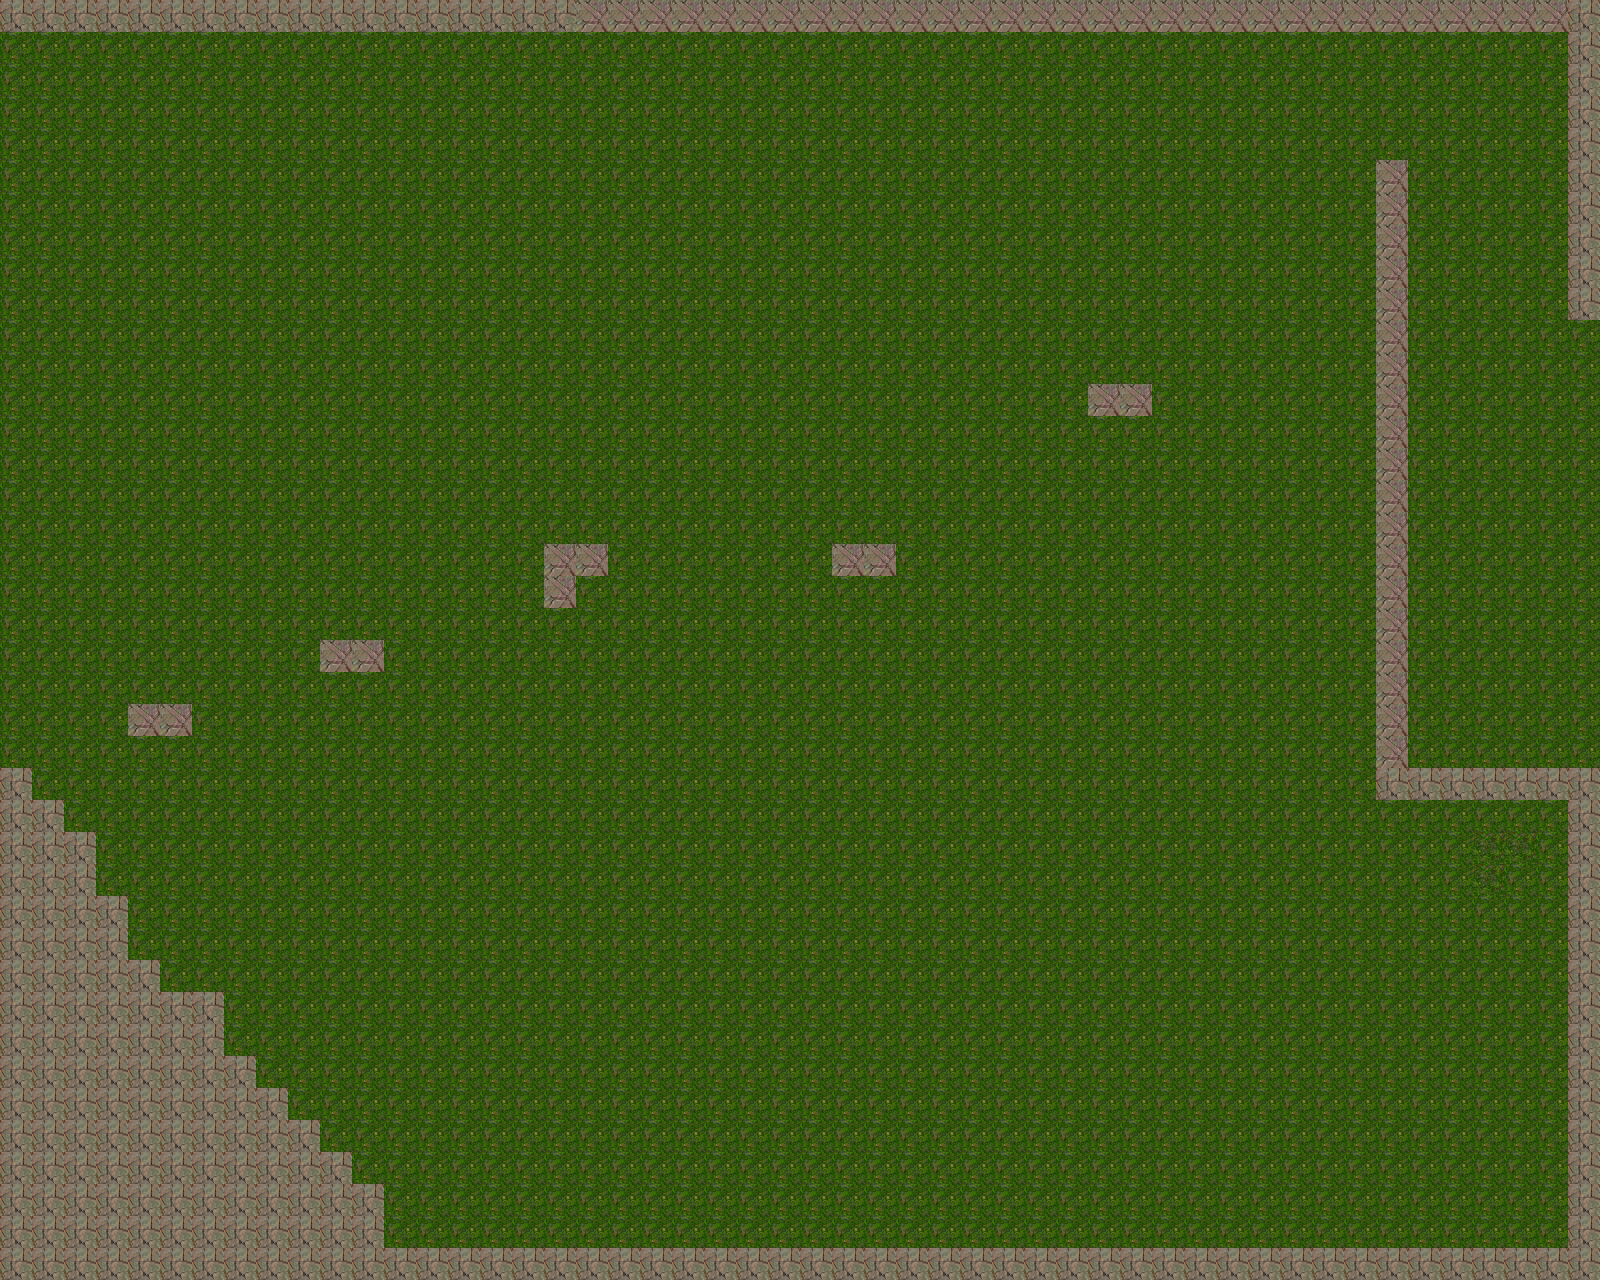

Tiled map render using the project's own tile images. Description and the map definition, with tile-layer contents summarised, below:
An orthogonal 50x40 tile map with 32x32 px tiles, 1 tile layer (Tile Layer 1), 2 tilesets.

<map version="1.0" orientation="orthogonal" width="50" height="40" tilewidth="32" tileheight="32">
 <tileset firstgid="1" name="grass" tilewidth="32" tileheight="32">
  <image source="grass.png" width="128" height="128" />
 </tileset>
 <tileset firstgid="17" name="rocks" tilewidth="32" tileheight="32">
  <image source="rocks.png" width="128" height="128" />
  <tile id="0">
   <properties>
    <property name="blockType" value="0" />
    <property name="blocked" value="true" />
   </properties>
  </tile>
  <tile id="15">
   <properties>
    <property name="blockType" value="3" />
    <property name="blocked" value="true" />
   </properties>
  </tile>
 </tileset>
 <layer name="Tile Layer 1" width="50" height="40">
  <data>[2000 cells, 2000 non-empty, 4 distinct tile ids]</data>
 </layer>
</map>
